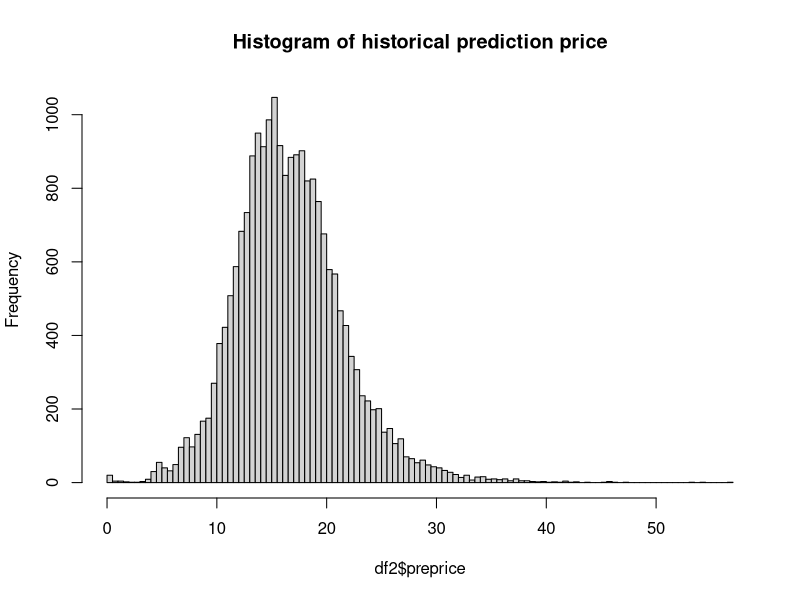
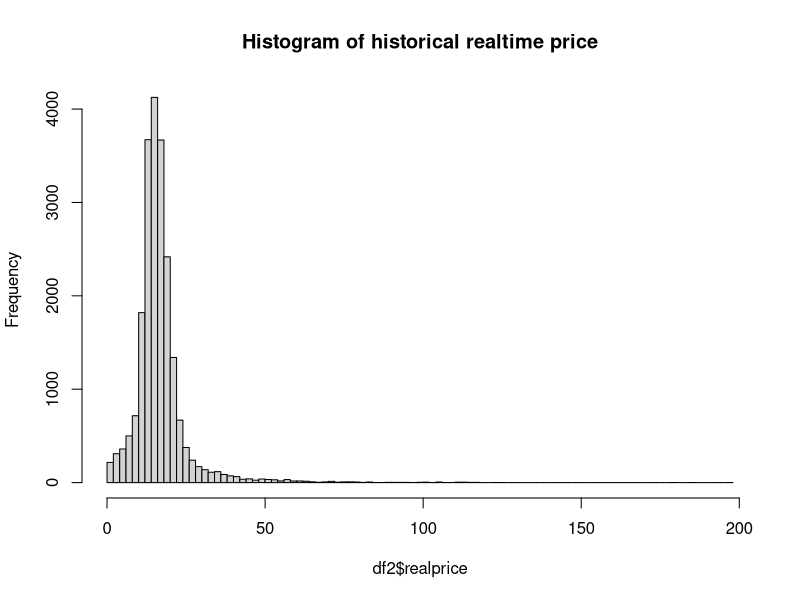
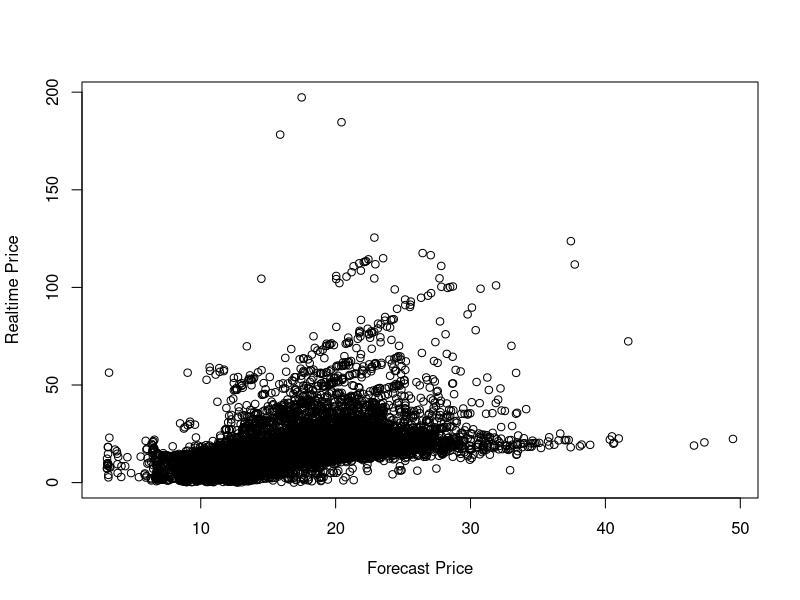

Write R code to recreate these figures, in order. (Note: this script raises an error after producing the figures.)
## ---- chunk 1
require("knitr")
datadir<-("C:/Users/hebin/OneDrive/merge/")
sourcedir<-("C:/Users/hebin/OneDrive/Rcode/")
opts_knit$set(root.dir=sourcedir)
opts_chunk$set(warning=FALSE)
## ---- chunk 2
setwd(datadir)
df1<-read.csv("model.csv")
attach(df1)
str(df1)
df2<-df1[complete.cases(df1),]
summary(df2)
dim(df2)
hist(df2$preprice, breaks = 100, main = "Histogram of historical prediction price")
hist(df2$realprice, breaks = 100, main = "Histogram of historical realtime price")
## ---- chunk 3
lm1<-lm(realprice~preprice,data=df2)
summary(lm1)
summary(lm1$res)
model_pre1 = predict(lm1, data.frame(preprice))
plot(model_pre1,df2$realprice, xlab = "Forecast Price", ylab = "Realtime Price")
abline(model.lm)

## ---- chunk 4
plot(lm1,which=1)
plot(lm1,which=2)
## ---- chunk 5
n<- 21600
theta_hat <- mean(lm1$res)         # Sample mean
epsilon_hat <- lm1$res-theta_hat   # Model residuals
ssr <- sum(epsilon_hat^2)    # Sum of squared residuals
sigma_hat <- ssr/(n-1)       # Estimated standard error
print(theta_hat)
print(sigma_hat)
forecast_errors <- rnorm(21600, theta_hat, sigma_hat)
hist(forecast_errors, breaks = 100)
## ---- chunk 6
simulation <-df2$realprice + forecast_errors
lm2 <- lm(df2$realprice~simulation)
summary(linear_model)
qqnorm(x)
qqline(x)
model_pre2 = predict(lm2, data.frame(df2$preprice))
plot(model_pre2,df2$realprice, xlab = "Forecast Price", ylab = "Realtime Price")
abline(lm2)
## ---- chunk 7
summary(linear_model)
plot(linear_model,which=1)
plot(linear_model,which=2)
